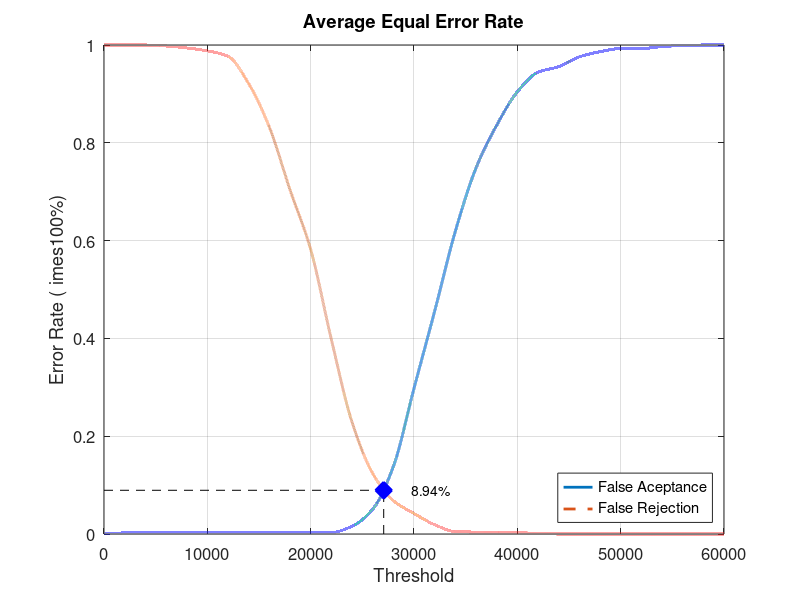
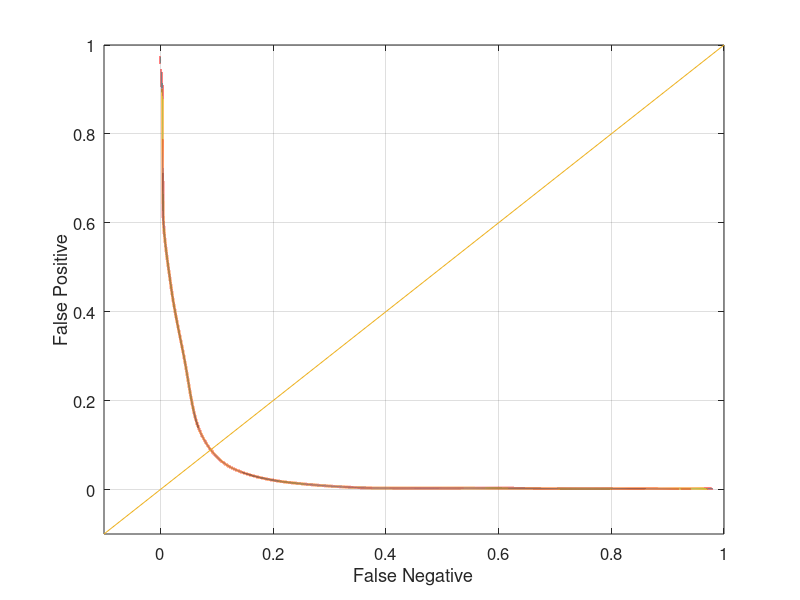

MATLAB code to generate these figures, in order:
close all;
clear;
clc;
x = 0:2000:60000;
xq = 0:0.5:60000;

y0 = [0 0.00210526 0.00210526 0.00210526 0.00210526 0.00210526 0.00210526 0.00210526 0.00210526 0.00210526 0.0031579 0.0031579 0.0157895 0.0505263 0.137895 0.297895 0.455789 0.618947 0.748421 0.83579 0.90421 0.94421 0.955789 0.975789 0.986316 0.992632 0.992632 0.996842 0.998947 1 1]
yy0 = interp1(x, y0, xq, 'pchip');
y1 = [1 1 1 0.998 0.994 0.988 0.977 0.921 0.832 0.704 0.582 0.398 0.229 0.124 0.068 0.042 0.019 0.005 0.004 0.004 0.003 0.001 0 0 0 0 0 0 0 0 0]
yy1 = interp1(x, y1, xq, 'pchip');

% Calculating EER: 
y2 = abs(y0 - y1);
find(y2 == min(y2))
yy2 = abs(yy0 - yy1);
xEER = find(yy2 == min(yy2));
xEERIndex = xq(xEER) % X-axis EER
yEER = yy0(xEER) % Y-axis EER

main = figure
plot(xq, yy0,'-','LineWidth', 2);	hold on
plot(xq, yy1,'--','LineWidth', 2);	hold on
plot([xEERIndex xEERIndex], [0 yEER], 'k--');	hold on
plot([0 xEERIndex], [yEER yEER], 'k--');	hold on
plot(xEERIndex, yEER, 'bx', 'LineWidth', 10);	hold on
text(xEERIndex + 10 * xEERIndex / 100, yEER, [num2str(round((10000 * yEER)) / 100) '%'])
legend('False Aceptance', 'False Rejection', 'Location', 'SouthEast')
xlabel('Threshold')
ylabel('Error Rate (	imes100%)')
title('Average Equal Error Rate')
set(gca, 'FontSize', 12)
axis([0 60000 0 1])
grid on

print(main, 'Database1AverageMain', '-dpng');
FNRxFPR = figure('Color', [1 1 1]);
plot(yy1, yy0, '-', yy1, yy0, 'LineWidth', 2);
hold on
y = -0.1:0.1:1
plot(y, y); 
set(gca, 'FontSize', 12)
xlabel('False Negative')
ylabel('False Positive')
axis([-0.1 1 -0.1 1])
set(gca, 'FontSize', 12)
grid on

print(FNRxFPR, 'Database1AverageFNRxFPR','-dpng');
